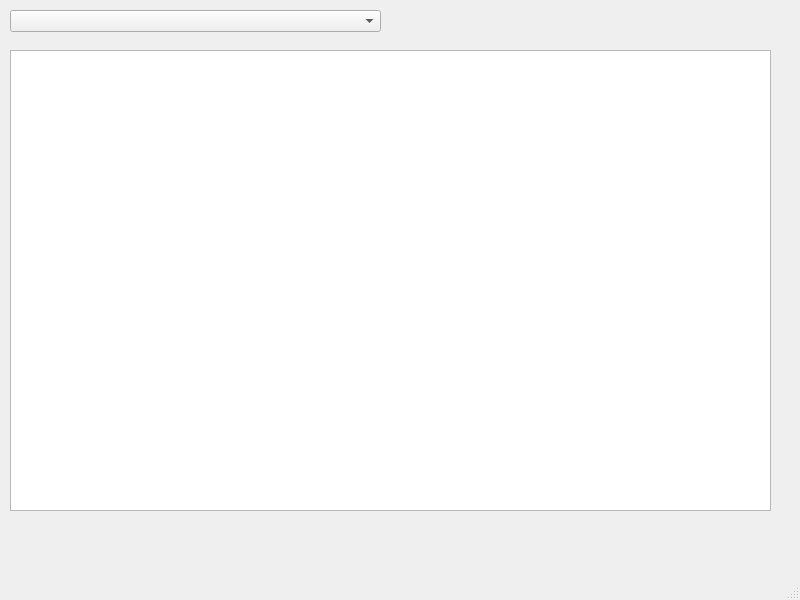
<?xml version="1.0" encoding="UTF-8"?>
<ui version="4.0">
 <class>MainWindow</class>
 <widget class="QMainWindow" name="MainWindow">
  <property name="geometry">
   <rect>
    <x>0</x>
    <y>0</y>
    <width>800</width>
    <height>600</height>
   </rect>
  </property>
  <property name="windowTitle">
   <string>MainWindow</string>
  </property>
  <widget class="QWidget" name="centralwidget">
   <widget class="QComboBox" name="comboBox">
    <property name="geometry">
     <rect>
      <x>10</x>
      <y>10</y>
      <width>371</width>
      <height>22</height>
     </rect>
    </property>
   </widget>
   <widget class="QTableView" name="tableView">
    <property name="geometry">
     <rect>
      <x>10</x>
      <y>50</y>
      <width>761</width>
      <height>461</height>
     </rect>
    </property>
   </widget>
  </widget>
  <widget class="QMenuBar" name="menubar">
   <property name="geometry">
    <rect>
     <x>0</x>
     <y>0</y>
     <width>800</width>
     <height>22</height>
    </rect>
   </property>
  </widget>
  <widget class="QStatusBar" name="statusbar"/>
 </widget>
 <resources/>
 <connections/>
</ui>
